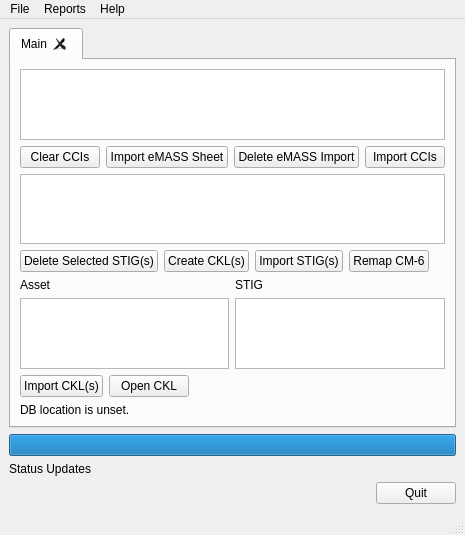
<?xml version="1.0" encoding="UTF-8"?>
<ui version="4.0">
 <class>STIGQter</class>
 <widget class="QMainWindow" name="STIGQter">
  <property name="geometry">
   <rect>
    <x>0</x>
    <y>0</y>
    <width>435</width>
    <height>529</height>
   </rect>
  </property>
  <property name="windowTitle">
   <string>STIGQter</string>
  </property>
  <widget class="QWidget" name="centralwidget">
   <layout class="QVBoxLayout" name="verticalLayout_2">
    <item>
     <widget class="QTabWidget" name="tabDB">
      <property name="toolTip">
       <string>Main Database</string>
      </property>
      <property name="currentIndex">
       <number>0</number>
      </property>
      <property name="tabsClosable">
       <bool>true</bool>
      </property>
      <widget class="QWidget" name="tab">
       <attribute name="title">
        <string>Main</string>
       </attribute>
       <layout class="QVBoxLayout" name="verticalLayout_4">
        <item>
         <widget class="QListWidget" name="lstCCIs">
          <property name="toolTip">
           <string>Imported CCIs</string>
          </property>
         </widget>
        </item>
        <item>
         <layout class="QHBoxLayout" name="horizontalLayout">
          <item>
           <widget class="QPushButton" name="btnClearCCIs">
            <property name="toolTip">
             <string>Clear CCIs</string>
            </property>
            <property name="text">
             <string>Clear CCIs</string>
            </property>
           </widget>
          </item>
          <item>
           <widget class="QPushButton" name="btnImportEmass">
            <property name="toolTip">
             <string>Import eMASS Test Results Sheet</string>
            </property>
            <property name="text">
             <string>Import eMASS Sheet</string>
            </property>
           </widget>
          </item>
          <item>
           <widget class="QPushButton" name="btnDeleteEmassImport">
            <property name="toolTip">
             <string>Delete system-specific eMASS data that has been imported</string>
            </property>
            <property name="text">
             <string>Delete eMASS Import</string>
            </property>
           </widget>
          </item>
          <item>
           <widget class="QPushButton" name="btnImportCCIs">
            <property name="toolTip">
             <string>Import CCIs from the Web</string>
            </property>
            <property name="text">
             <string>Import CCIs</string>
            </property>
           </widget>
          </item>
          <item>
           <spacer name="horizontalSpacer_4">
            <property name="orientation">
             <enum>Qt::Horizontal</enum>
            </property>
            <property name="sizeHint" stdset="0">
             <size>
              <width>40</width>
              <height>20</height>
             </size>
            </property>
           </spacer>
          </item>
         </layout>
        </item>
        <item>
         <widget class="QListWidget" name="lstSTIGs">
          <property name="acceptDrops">
           <bool>false</bool>
          </property>
          <property name="toolTip">
           <string>Imported STIG Checklists</string>
          </property>
          <property name="selectionMode">
           <enum>QAbstractItemView::MultiSelection</enum>
          </property>
         </widget>
        </item>
        <item>
         <layout class="QHBoxLayout" name="horizontalLayout_2">
          <item>
           <widget class="QPushButton" name="btnClearSTIGs">
            <property name="toolTip">
             <string>Delete Selected STIG(s)</string>
            </property>
            <property name="text">
             <string>Delete Selected STIG(s)</string>
            </property>
           </widget>
          </item>
          <item>
           <widget class="QPushButton" name="btnCreateCKL">
            <property name="toolTip">
             <string>Create CKL from Selected STIG(s)</string>
            </property>
            <property name="text">
             <string>Create CKL(s)</string>
            </property>
           </widget>
          </item>
          <item>
           <widget class="QPushButton" name="btnImportSTIGs">
            <property name="toolTip">
             <string>Import STIG(s)</string>
            </property>
            <property name="text">
             <string>Import STIG(s)</string>
            </property>
           </widget>
          </item>
          <item>
           <widget class="QPushButton" name="btnMapUnmapped">
            <property name="text">
             <string>Remap CM-6</string>
            </property>
           </widget>
          </item>
          <item>
           <spacer name="horizontalSpacer_3">
            <property name="orientation">
             <enum>Qt::Horizontal</enum>
            </property>
            <property name="sizeHint" stdset="0">
             <size>
              <width>40</width>
              <height>20</height>
             </size>
            </property>
           </spacer>
          </item>
         </layout>
        </item>
        <item>
         <layout class="QHBoxLayout" name="horizontalLayout_5">
          <item>
           <layout class="QVBoxLayout" name="verticalLayout">
            <item>
             <widget class="QLabel" name="label">
              <property name="toolTip">
               <string>Asset Details</string>
              </property>
              <property name="text">
               <string>Asset</string>
              </property>
             </widget>
            </item>
            <item>
             <widget class="QListWidget" name="lstAssets">
              <property name="toolTip">
               <string>Assets in Database</string>
              </property>
             </widget>
            </item>
           </layout>
          </item>
          <item>
           <layout class="QVBoxLayout" name="verticalLayout_3">
            <item>
             <widget class="QLabel" name="label_2">
              <property name="toolTip">
               <string>STIG Details</string>
              </property>
              <property name="text">
               <string>STIG</string>
              </property>
             </widget>
            </item>
            <item>
             <widget class="QListWidget" name="lstCKLs">
              <property name="enabled">
               <bool>true</bool>
              </property>
              <property name="toolTip">
               <string>STIG(s) associated with selected Asset</string>
              </property>
              <property name="selectionMode">
               <enum>QAbstractItemView::NoSelection</enum>
              </property>
             </widget>
            </item>
           </layout>
          </item>
         </layout>
        </item>
        <item>
         <layout class="QHBoxLayout" name="horizontalLayout_4">
          <item>
           <widget class="QPushButton" name="btnImportCKL">
            <property name="toolTip">
             <string>Import CKL file(s)</string>
            </property>
            <property name="text">
             <string>Import CKL(s)</string>
            </property>
           </widget>
          </item>
          <item>
           <widget class="QPushButton" name="btnOpenCKL">
            <property name="toolTip">
             <string>Open the selected Asset's CKL</string>
            </property>
            <property name="text">
             <string>Open CKL</string>
            </property>
           </widget>
          </item>
          <item>
           <spacer name="horizontalSpacer_2">
            <property name="orientation">
             <enum>Qt::Horizontal</enum>
            </property>
            <property name="sizeHint" stdset="0">
             <size>
              <width>40</width>
              <height>20</height>
             </size>
            </property>
           </spacer>
          </item>
         </layout>
        </item>
        <item>
         <widget class="QLabel" name="lblDBLoc">
          <property name="text">
           <string>DB location is unset.</string>
          </property>
         </widget>
        </item>
       </layout>
      </widget>
     </widget>
    </item>
    <item>
     <widget class="QProgressBar" name="progressBar">
      <property name="toolTip">
       <string>Progress Bar</string>
      </property>
      <property name="statusTip">
       <string/>
      </property>
      <property name="value">
       <number>100</number>
      </property>
      <property name="textVisible">
       <bool>false</bool>
      </property>
     </widget>
    </item>
    <item>
     <widget class="QLabel" name="lblStatus">
      <property name="toolTip">
       <string>Progress Status</string>
      </property>
      <property name="text">
       <string>Status Updates</string>
      </property>
     </widget>
    </item>
    <item>
     <layout class="QHBoxLayout" name="horizontalLayout_3">
      <item>
       <spacer name="horizontalSpacer">
        <property name="orientation">
         <enum>Qt::Horizontal</enum>
        </property>
        <property name="sizeHint" stdset="0">
         <size>
          <width>40</width>
          <height>20</height>
         </size>
        </property>
       </spacer>
      </item>
      <item>
       <widget class="QPushButton" name="btnQuit">
        <property name="toolTip">
         <string>Quit</string>
        </property>
        <property name="text">
         <string>Quit</string>
        </property>
       </widget>
      </item>
     </layout>
    </item>
   </layout>
  </widget>
  <widget class="QMenuBar" name="menubar">
   <property name="geometry">
    <rect>
     <x>0</x>
     <y>0</y>
     <width>435</width>
     <height>21</height>
    </rect>
   </property>
   <widget class="QMenu" name="menuFile">
    <property name="title">
     <string>File</string>
    </property>
    <addaction name="action_Save"/>
    <addaction name="actionSave_As"/>
    <addaction name="action_Open"/>
    <addaction name="actionClear_Database"/>
    <addaction name="actionImport_STIG_Content"/>
    <addaction name="separator"/>
    <addaction name="action_Quit"/>
   </widget>
   <widget class="QMenu" name="menuReports">
    <property name="title">
     <string>Reports</string>
    </property>
    <addaction name="action_Export_eMASS_Sheet"/>
    <addaction name="actionE_xport_STIG_CKLs"/>
    <addaction name="actionManual_HTML_Lists"/>
    <addaction name="action_Detailed_Findings_Report"/>
    <addaction name="actionCM_RS_XML_Results"/>
   </widget>
   <widget class="QMenu" name="menuHelp">
    <property name="title">
     <string>Help</string>
    </property>
    <addaction name="action_About"/>
   </widget>
   <addaction name="menuFile"/>
   <addaction name="menuReports"/>
   <addaction name="menuHelp"/>
  </widget>
  <widget class="QStatusBar" name="statusbar"/>
  <action name="actionImport_RMF_Controls">
   <property name="text">
    <string>Import &amp;RMF Controls</string>
   </property>
  </action>
  <action name="actionImport_STIG_Content">
   <property name="text">
    <string>Import S&amp;TIG Content</string>
   </property>
  </action>
  <action name="actionClear_Database">
   <property name="text">
    <string>&amp;Close/New</string>
   </property>
  </action>
  <action name="action_About">
   <property name="text">
    <string>&amp;About</string>
   </property>
  </action>
  <action name="action_Quit">
   <property name="text">
    <string>&amp;Quit</string>
   </property>
  </action>
  <action name="actionSave_CKL">
   <property name="text">
    <string>&amp;Save CKL(s)</string>
   </property>
  </action>
  <action name="action_Open_CKL">
   <property name="text">
    <string>&amp;Open CKL</string>
   </property>
  </action>
  <action name="action_Export_eMASS_Sheet">
   <property name="text">
    <string>&amp;eMASS Test Results</string>
   </property>
  </action>
  <action name="actionE_xport_STIG_CKLs">
   <property name="text">
    <string>&amp;STIG CKLs</string>
   </property>
  </action>
  <action name="action_Save">
   <property name="text">
    <string>&amp;Save (ctrl+s)</string>
   </property>
  </action>
  <action name="action_Open">
   <property name="text">
    <string>&amp;Open</string>
   </property>
  </action>
  <action name="actionSave_As">
   <property name="text">
    <string>Save As</string>
   </property>
  </action>
  <action name="actionManual_HTML_Lists">
   <property name="text">
    <string>Manual &amp;HTML Lists</string>
   </property>
  </action>
  <action name="actionDeleteMe">
   <property name="text">
    <string>DeleteMe</string>
   </property>
  </action>
  <action name="actionde">
   <property name="text">
    <string>de</string>
   </property>
  </action>
  <action name="action_Detailed_Findings_Report">
   <property name="text">
    <string>&amp;Detailed Findings Report</string>
   </property>
  </action>
  <action name="actionCM_RS_XML_Results">
   <property name="text">
    <string>CM&amp;RS XML Results</string>
   </property>
  </action>
 </widget>
 <resources/>
 <connections>
  <connection>
   <sender>btnQuit</sender>
   <signal>clicked()</signal>
   <receiver>STIGQter</receiver>
   <slot>close()</slot>
   <hints>
    <hint type="sourcelabel">
     <x>421</x>
     <y>498</y>
    </hint>
    <hint type="destinationlabel">
     <x>409</x>
     <y>446</y>
    </hint>
   </hints>
  </connection>
  <connection>
   <sender>action_Quit</sender>
   <signal>triggered()</signal>
   <receiver>STIGQter</receiver>
   <slot>close()</slot>
   <hints>
    <hint type="sourcelabel">
     <x>-1</x>
     <y>-1</y>
    </hint>
    <hint type="destinationlabel">
     <x>399</x>
     <y>299</y>
    </hint>
   </hints>
  </connection>
  <connection>
   <sender>btnImportCCIs</sender>
   <signal>clicked()</signal>
   <receiver>STIGQter</receiver>
   <slot>UpdateCCIs()</slot>
   <hints>
    <hint type="sourcelabel">
     <x>344</x>
     <y>152</y>
    </hint>
    <hint type="destinationlabel">
     <x>236</x>
     <y>241</y>
    </hint>
   </hints>
  </connection>
  <connection>
   <sender>btnClearCCIs</sender>
   <signal>clicked()</signal>
   <receiver>STIGQter</receiver>
   <slot>DeleteCCIs()</slot>
   <hints>
    <hint type="sourcelabel">
     <x>89</x>
     <y>150</y>
    </hint>
    <hint type="destinationlabel">
     <x>166</x>
     <y>200</y>
    </hint>
   </hints>
  </connection>
  <connection>
   <sender>action_Save</sender>
   <signal>triggered()</signal>
   <receiver>STIGQter</receiver>
   <slot>Save()</slot>
   <hints>
    <hint type="sourcelabel">
     <x>-1</x>
     <y>-1</y>
    </hint>
    <hint type="destinationlabel">
     <x>225</x>
     <y>251</y>
    </hint>
   </hints>
  </connection>
  <connection>
   <sender>action_Open</sender>
   <signal>triggered()</signal>
   <receiver>STIGQter</receiver>
   <slot>Load()</slot>
   <hints>
    <hint type="sourcelabel">
     <x>-1</x>
     <y>-1</y>
    </hint>
    <hint type="destinationlabel">
     <x>225</x>
     <y>251</y>
    </hint>
   </hints>
  </connection>
  <connection>
   <sender>action_About</sender>
   <signal>triggered()</signal>
   <receiver>STIGQter</receiver>
   <slot>About()</slot>
   <hints>
    <hint type="sourcelabel">
     <x>-1</x>
     <y>-1</y>
    </hint>
    <hint type="destinationlabel">
     <x>225</x>
     <y>251</y>
    </hint>
   </hints>
  </connection>
  <connection>
   <sender>btnImportSTIGs</sender>
   <signal>clicked()</signal>
   <receiver>STIGQter</receiver>
   <slot>AddSTIGs()</slot>
   <hints>
    <hint type="sourcelabel">
     <x>308</x>
     <y>276</y>
    </hint>
    <hint type="destinationlabel">
     <x>384</x>
     <y>188</y>
    </hint>
   </hints>
  </connection>
  <connection>
   <sender>btnClearSTIGs</sender>
   <signal>clicked()</signal>
   <receiver>STIGQter</receiver>
   <slot>DeleteSTIGs()</slot>
   <hints>
    <hint type="sourcelabel">
     <x>99</x>
     <y>264</y>
    </hint>
    <hint type="destinationlabel">
     <x>77</x>
     <y>209</y>
    </hint>
   </hints>
  </connection>
  <connection>
   <sender>lstSTIGs</sender>
   <signal>itemSelectionChanged()</signal>
   <receiver>STIGQter</receiver>
   <slot>SelectSTIG()</slot>
   <hints>
    <hint type="sourcelabel">
     <x>293</x>
     <y>190</y>
    </hint>
    <hint type="destinationlabel">
     <x>271</x>
     <y>264</y>
    </hint>
   </hints>
  </connection>
  <connection>
   <sender>btnCreateCKL</sender>
   <signal>clicked()</signal>
   <receiver>STIGQter</receiver>
   <slot>AddAsset()</slot>
   <hints>
    <hint type="sourcelabel">
     <x>208</x>
     <y>264</y>
    </hint>
    <hint type="destinationlabel">
     <x>196</x>
     <y>291</y>
    </hint>
   </hints>
  </connection>
  <connection>
   <sender>actionImport_STIG_Content</sender>
   <signal>triggered()</signal>
   <receiver>STIGQter</receiver>
   <slot>AddSTIGs()</slot>
   <hints>
    <hint type="sourcelabel">
     <x>-1</x>
     <y>-1</y>
    </hint>
    <hint type="destinationlabel">
     <x>215</x>
     <y>252</y>
    </hint>
   </hints>
  </connection>
  <connection>
   <sender>btnImportCKL</sender>
   <signal>clicked()</signal>
   <receiver>STIGQter</receiver>
   <slot>ImportCKLs()</slot>
   <hints>
    <hint type="sourcelabel">
     <x>95</x>
     <y>408</y>
    </hint>
    <hint type="destinationlabel">
     <x>110</x>
     <y>320</y>
    </hint>
   </hints>
  </connection>
  <connection>
   <sender>btnOpenCKL</sender>
   <signal>clicked()</signal>
   <receiver>STIGQter</receiver>
   <slot>OpenCKL()</slot>
   <hints>
    <hint type="sourcelabel">
     <x>176</x>
     <y>408</y>
    </hint>
    <hint type="destinationlabel">
     <x>294</x>
     <y>329</y>
    </hint>
   </hints>
  </connection>
  <connection>
   <sender>lstAssets</sender>
   <signal>itemSelectionChanged()</signal>
   <receiver>STIGQter</receiver>
   <slot>SelectAsset()</slot>
   <hints>
    <hint type="sourcelabel">
     <x>210</x>
     <y>350</y>
    </hint>
    <hint type="destinationlabel">
     <x>336</x>
     <y>306</y>
    </hint>
   </hints>
  </connection>
  <connection>
   <sender>tabDB</sender>
   <signal>tabCloseRequested(int)</signal>
   <receiver>STIGQter</receiver>
   <slot>CloseTab(int)</slot>
   <hints>
    <hint type="sourcelabel">
     <x>215</x>
     <y>237</y>
    </hint>
    <hint type="destinationlabel">
     <x>215</x>
     <y>252</y>
    </hint>
   </hints>
  </connection>
  <connection>
   <sender>action_Export_eMASS_Sheet</sender>
   <signal>triggered()</signal>
   <receiver>STIGQter</receiver>
   <slot>ExportEMASS()</slot>
   <hints>
    <hint type="sourcelabel">
     <x>-1</x>
     <y>-1</y>
    </hint>
    <hint type="destinationlabel">
     <x>215</x>
     <y>252</y>
    </hint>
   </hints>
  </connection>
  <connection>
   <sender>btnImportEmass</sender>
   <signal>clicked()</signal>
   <receiver>STIGQter</receiver>
   <slot>ImportEMASS()</slot>
   <hints>
    <hint type="sourcelabel">
     <x>208</x>
     <y>166</y>
    </hint>
    <hint type="destinationlabel">
     <x>311</x>
     <y>87</y>
    </hint>
   </hints>
  </connection>
  <connection>
   <sender>btnDeleteEmassImport</sender>
   <signal>clicked()</signal>
   <receiver>STIGQter</receiver>
   <slot>DeleteEmass()</slot>
   <hints>
    <hint type="sourcelabel">
     <x>271</x>
     <y>155</y>
    </hint>
    <hint type="destinationlabel">
     <x>273</x>
     <y>119</y>
    </hint>
   </hints>
  </connection>
  <connection>
   <sender>actionE_xport_STIG_CKLs</sender>
   <signal>triggered()</signal>
   <receiver>STIGQter</receiver>
   <slot>ExportCKLs()</slot>
   <hints>
    <hint type="sourcelabel">
     <x>-1</x>
     <y>-1</y>
    </hint>
    <hint type="destinationlabel">
     <x>215</x>
     <y>264</y>
    </hint>
   </hints>
  </connection>
  <connection>
   <sender>actionSave_As</sender>
   <signal>triggered()</signal>
   <receiver>STIGQter</receiver>
   <slot>SaveAs()</slot>
   <hints>
    <hint type="sourcelabel">
     <x>-1</x>
     <y>-1</y>
    </hint>
    <hint type="destinationlabel">
     <x>217</x>
     <y>264</y>
    </hint>
   </hints>
  </connection>
  <connection>
   <sender>actionManual_HTML_Lists</sender>
   <signal>triggered()</signal>
   <receiver>STIGQter</receiver>
   <slot>ExportHTML()</slot>
   <hints>
    <hint type="sourcelabel">
     <x>-1</x>
     <y>-1</y>
    </hint>
    <hint type="destinationlabel">
     <x>217</x>
     <y>264</y>
    </hint>
   </hints>
  </connection>
  <connection>
   <sender>action_Detailed_Findings_Report</sender>
   <signal>triggered()</signal>
   <receiver>STIGQter</receiver>
   <slot>FindingsReport()</slot>
   <hints>
    <hint type="sourcelabel">
     <x>-1</x>
     <y>-1</y>
    </hint>
    <hint type="destinationlabel">
     <x>217</x>
     <y>264</y>
    </hint>
   </hints>
  </connection>
  <connection>
   <sender>actionClear_Database</sender>
   <signal>triggered()</signal>
   <receiver>STIGQter</receiver>
   <slot>Reset()</slot>
   <hints>
    <hint type="sourcelabel">
     <x>-1</x>
     <y>-1</y>
    </hint>
    <hint type="destinationlabel">
     <x>217</x>
     <y>264</y>
    </hint>
   </hints>
  </connection>
  <connection>
   <sender>actionCM_RS_XML_Results</sender>
   <signal>triggered()</signal>
   <receiver>STIGQter</receiver>
   <slot>ExportCMRS()</slot>
   <hints>
    <hint type="sourcelabel">
     <x>-1</x>
     <y>-1</y>
    </hint>
    <hint type="destinationlabel">
     <x>217</x>
     <y>264</y>
    </hint>
   </hints>
  </connection>
  <connection>
   <sender>btnMapUnmapped</sender>
   <signal>clicked()</signal>
   <receiver>STIGQter</receiver>
   <slot>MapUnmapped()</slot>
   <hints>
    <hint type="sourcelabel">
     <x>352</x>
     <y>265</y>
    </hint>
    <hint type="destinationlabel">
     <x>362</x>
     <y>277</y>
    </hint>
   </hints>
  </connection>
 </connections>
 <slots>
  <slot>UpdateCCIs()</slot>
  <slot>DeleteCCIs()</slot>
  <slot>About()</slot>
  <slot>AddSTIGs()</slot>
  <slot>DeleteSTIGs()</slot>
  <slot>SelectSTIG()</slot>
  <slot>AddAsset()</slot>
  <slot>ImportCKLs()</slot>
  <slot>OpenCKL()</slot>
  <slot>SelectAsset()</slot>
  <slot>CloseTab(int)</slot>
  <slot>FindingsReport()</slot>
  <slot>ExportEMASS()</slot>
  <slot>ImportEMASS()</slot>
  <slot>DeleteEmass()</slot>
  <slot>ExportCKLs()</slot>
  <slot>Save()</slot>
  <slot>Load()</slot>
  <slot>SaveAs()</slot>
  <slot>ExportHTML()</slot>
  <slot>Reset()</slot>
  <slot>ExportCMRS()</slot>
  <slot>MapUnmapped()</slot>
 </slots>
</ui>
